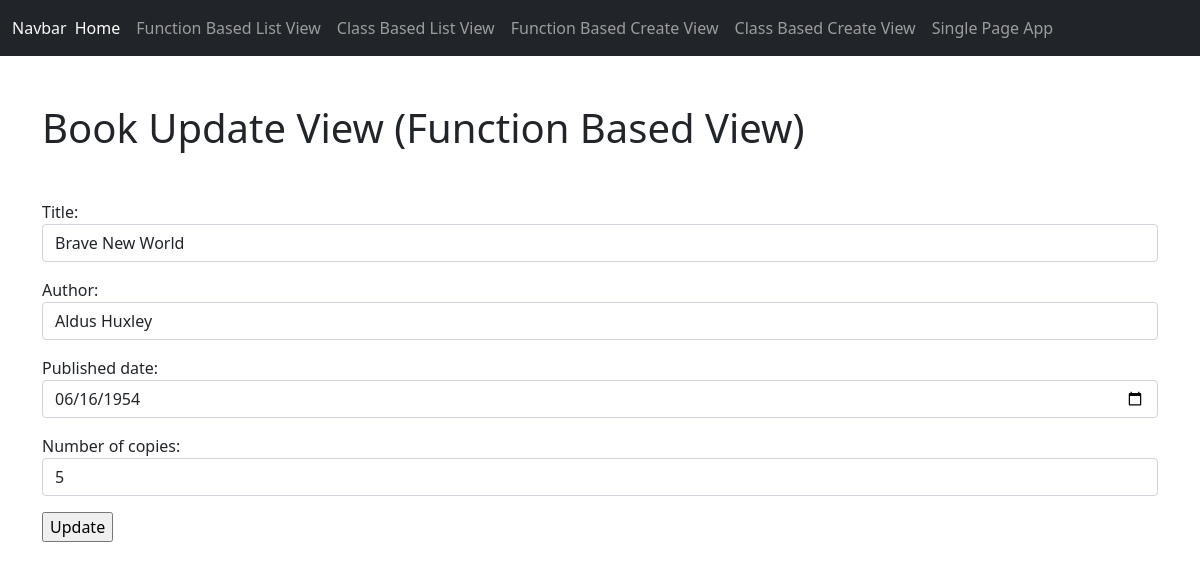
/firstapp/book_update_view/13, run on the app's committed database.
### firstapp/models.py (models this page shows, shortened)
class Book(models.Model):
	title = models.CharField(max_length=200, null=True, blank=True)
	author = models.CharField(max_length=200, null=True, blank=True)
	published_date = models.DateField()
	number_of_copies = models.IntegerField()

### firstapp/views.py (the view)
# urls.py: path('book_update_view/<int:pk>', views.book_update_view, name='book_update_view'),
def book_update_view(request, pk):
	book_obj = get_object_or_404(Book, pk=pk)
	if request.method == 'POST':
		form = BookForm(request.POST, instance=book_obj)
		if form.is_valid():
			book = form.save(commit=False)
			book.save()
			return redirect('firstapp:book_detail_view', pk=book.pk)
	else:
		form = BookForm(instance=book_obj)
	context = {
		'form': form
	}
	return render(request, 'firstapp/book_update_view.html', context)

### firstapp/forms.py
class BookForm(forms.ModelForm):
	class Meta:
		model = Book
		fields = ['title', 'author', 'published_date', 'number_of_copies']
		widgets = {
			'title' : forms.TextInput(attrs={'class':'form-control', 'placeholder':'Enter the Title of the Book'}),
			'author' : forms.TextInput(attrs={'class':'form-control', 'placeholder':'Enter the Author of the Book'}),
			'published_date' : forms.DateInput(attrs={'class':'form-control', 'placeholder':'Enter the Date the Book was Written', 'type':'date'}),
			'number_of_copies': forms.NumberInput(attrs={'class':'form-control', 'placeholder':'Enter the Number of Copies of the Book'}),
		}

### firstapp/templates/firstapp/book_update_view.html (shortened to what this page needs)
{% extends 'base.html' %}
{% block content %}
<div class="my-5">
	<h1>Book Update View (Function Based View)</h1>
</div>
<form method='POST'>
	{{form.as_p}}
	<input type="submit" value="Update">
</form>
{% endblock %}

### data on the page
Book: title "Brave New World", author "Aldus Huxley", published_date "06/16/1954", number_of_copies "5"
